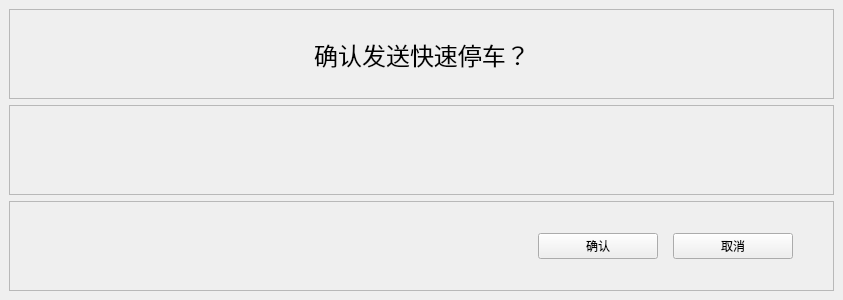
<?xml version="1.0" encoding="UTF-8"?>
<ui version="4.0">
 <class>FastStopWgt</class>
 <widget class="QWidget" name="FastStopWgt">
  <property name="geometry">
   <rect>
    <x>0</x>
    <y>0</y>
    <width>843</width>
    <height>300</height>
   </rect>
  </property>
  <property name="sizePolicy">
   <sizepolicy hsizetype="Fixed" vsizetype="Fixed">
    <horstretch>0</horstretch>
    <verstretch>0</verstretch>
   </sizepolicy>
  </property>
  <property name="windowTitle">
   <string>Form</string>
  </property>
  <layout class="QGridLayout" name="gridLayout">
   <property name="leftMargin">
    <number>0</number>
   </property>
   <property name="topMargin">
    <number>0</number>
   </property>
   <property name="rightMargin">
    <number>0</number>
   </property>
   <property name="bottomMargin">
    <number>0</number>
   </property>
   <property name="spacing">
    <number>0</number>
   </property>
   <item row="0" column="0">
    <widget class="baseForm" name="widget" native="true">
     <layout class="QVBoxLayout" name="verticalLayout">
      <item>
       <widget class="QFrame" name="frame_title">
        <property name="frameShape">
         <enum>QFrame::StyledPanel</enum>
        </property>
        <property name="frameShadow">
         <enum>QFrame::Raised</enum>
        </property>
        <layout class="QGridLayout" name="gridLayout_2">
         <property name="leftMargin">
          <number>0</number>
         </property>
         <property name="topMargin">
          <number>0</number>
         </property>
         <property name="rightMargin">
          <number>0</number>
         </property>
         <property name="bottomMargin">
          <number>0</number>
         </property>
         <property name="spacing">
          <number>0</number>
         </property>
         <item row="0" column="0">
          <layout class="QHBoxLayout" name="horizontalLayout">
           <item>
            <spacer name="horizontalSpacer">
             <property name="orientation">
              <enum>Qt::Horizontal</enum>
             </property>
             <property name="sizeHint" stdset="0">
              <size>
               <width>40</width>
               <height>20</height>
              </size>
             </property>
            </spacer>
           </item>
           <item>
            <widget class="QLabel" name="label_title">
             <property name="font">
              <font>
               <pointsize>18</pointsize>
              </font>
             </property>
             <property name="text">
              <string>确认发送快速停车？</string>
             </property>
             <property name="alignment">
              <set>Qt::AlignCenter</set>
             </property>
            </widget>
           </item>
           <item>
            <spacer name="horizontalSpacer_2">
             <property name="orientation">
              <enum>Qt::Horizontal</enum>
             </property>
             <property name="sizeHint" stdset="0">
              <size>
               <width>40</width>
               <height>20</height>
              </size>
             </property>
            </spacer>
           </item>
          </layout>
         </item>
        </layout>
       </widget>
      </item>
      <item>
       <widget class="QFrame" name="frame_text">
        <property name="frameShape">
         <enum>QFrame::StyledPanel</enum>
        </property>
        <property name="frameShadow">
         <enum>QFrame::Raised</enum>
        </property>
        <layout class="QGridLayout" name="gridLayout_3">
         <property name="leftMargin">
          <number>0</number>
         </property>
         <property name="topMargin">
          <number>0</number>
         </property>
         <property name="rightMargin">
          <number>0</number>
         </property>
         <property name="bottomMargin">
          <number>0</number>
         </property>
         <property name="spacing">
          <number>0</number>
         </property>
         <item row="0" column="0">
          <layout class="QHBoxLayout" name="horizontalLayout_2">
           <item>
            <spacer name="horizontalSpacer_3">
             <property name="orientation">
              <enum>Qt::Horizontal</enum>
             </property>
             <property name="sizeHint" stdset="0">
              <size>
               <width>40</width>
               <height>20</height>
              </size>
             </property>
            </spacer>
           </item>
           <item>
            <widget class="QLabel" name="label_task">
             <property name="font">
              <font>
               <pointsize>13</pointsize>
              </font>
             </property>
             <property name="text">
              <string/>
             </property>
            </widget>
           </item>
           <item>
            <spacer name="horizontalSpacer_4">
             <property name="orientation">
              <enum>Qt::Horizontal</enum>
             </property>
             <property name="sizeHint" stdset="0">
              <size>
               <width>40</width>
               <height>20</height>
              </size>
             </property>
            </spacer>
           </item>
          </layout>
         </item>
        </layout>
       </widget>
      </item>
      <item>
       <widget class="QFrame" name="frame_btn">
        <property name="frameShape">
         <enum>QFrame::StyledPanel</enum>
        </property>
        <property name="frameShadow">
         <enum>QFrame::Raised</enum>
        </property>
        <layout class="QGridLayout" name="gridLayout_5">
         <property name="leftMargin">
          <number>0</number>
         </property>
         <property name="topMargin">
          <number>0</number>
         </property>
         <property name="rightMargin">
          <number>0</number>
         </property>
         <property name="bottomMargin">
          <number>0</number>
         </property>
         <property name="spacing">
          <number>0</number>
         </property>
         <item row="0" column="0">
          <layout class="QHBoxLayout" name="horizontalLayout_3">
           <property name="spacing">
            <number>15</number>
           </property>
           <item>
            <spacer name="horizontalSpacer_5">
             <property name="orientation">
              <enum>Qt::Horizontal</enum>
             </property>
             <property name="sizeHint" stdset="0">
              <size>
               <width>40</width>
               <height>20</height>
              </size>
             </property>
            </spacer>
           </item>
           <item>
            <widget class="QPushButton" name="pushButton_ok">
             <property name="minimumSize">
              <size>
               <width>120</width>
               <height>0</height>
              </size>
             </property>
             <property name="text">
              <string>确认</string>
             </property>
            </widget>
           </item>
           <item>
            <widget class="QPushButton" name="pushButton_cancel">
             <property name="minimumSize">
              <size>
               <width>120</width>
               <height>0</height>
              </size>
             </property>
             <property name="text">
              <string>取消</string>
             </property>
            </widget>
           </item>
           <item>
            <spacer name="horizontalSpacer_6">
             <property name="orientation">
              <enum>Qt::Horizontal</enum>
             </property>
             <property name="sizeType">
              <enum>QSizePolicy::Fixed</enum>
             </property>
             <property name="sizeHint" stdset="0">
              <size>
               <width>40</width>
               <height>20</height>
              </size>
             </property>
            </spacer>
           </item>
          </layout>
         </item>
        </layout>
       </widget>
      </item>
     </layout>
    </widget>
   </item>
  </layout>
 </widget>
 <customwidgets>
  <customwidget>
   <class>baseForm</class>
   <extends>QWidget</extends>
   <header>Component/baseForm.h</header>
   <container>1</container>
  </customwidget>
 </customwidgets>
 <resources/>
 <connections/>
</ui>
